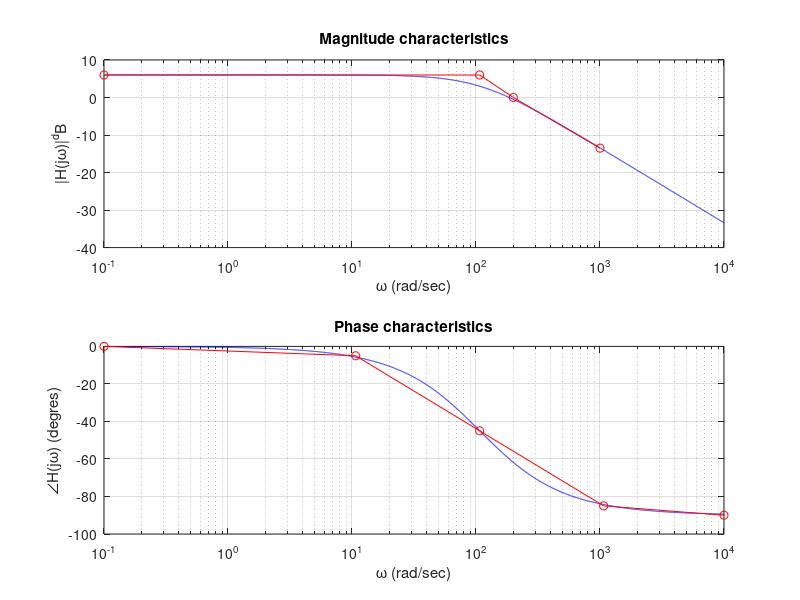

Here is the MATLAB script that generated this plot:
clear;clc
% approximations for magnitude
wma=[0.1 107 200 1e3];ma=[6 6 0 -13.5];
% approximations for phase
wfa=[0.1 10.7 107 1070 1e4];fa=[0 -5 -45 -85 -90];
% plotting the approximations
subplot(211);semilogx(wma,ma,'ro-');grid
title('Magnitude characteristics');
xlabel('\omega (rad/sec)');ylabel('|H(j\omega)|^dB');
subplot(212);semilogx(wfa,fa,'ro-');grid;shg;
title('Phase characteristics');ylabel('\angleH(j\omega) (degres)');
%%
% comparison with Bode in Matlab
h=tf(1500,[7 750]);w=logspace(-1,4,1e4);
[m,f]=bode(h, w);
mv(1:1e4,1)=m(:,:,:);fv(1:1e4,1)=f(:,:,:);
subplot(211);semilogx(w,20*log10(mv),'b',wma,ma,'ro-');grid
title('Magnitude characteristics');
xlabel('\omega (rad/sec)');ylabel('|H(j\omega)|^dB');
subplot(212);semilogx(w,fv,'b',wfa,fa,'ro-');grid;shg;
title('Phase characteristics');
xlabel('\omega (rad/sec)'); ylabel('\angleH(j\omega) (degres)');